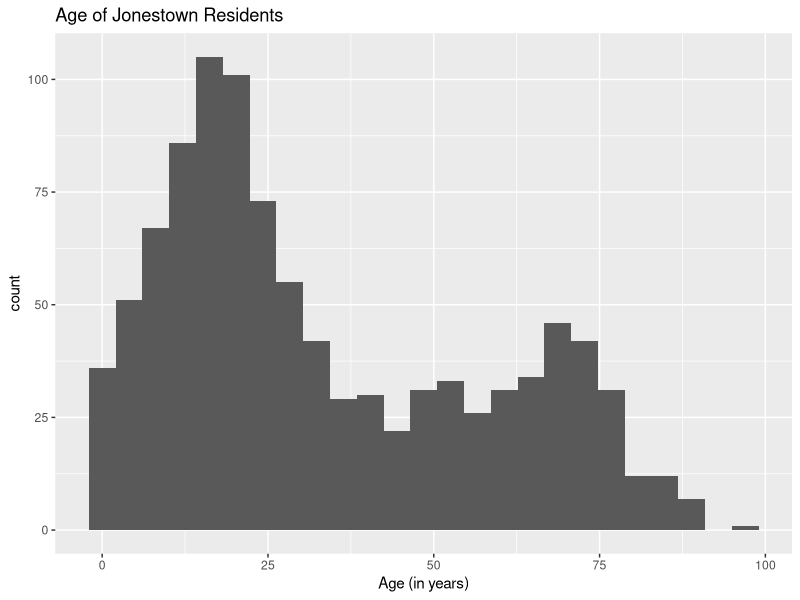
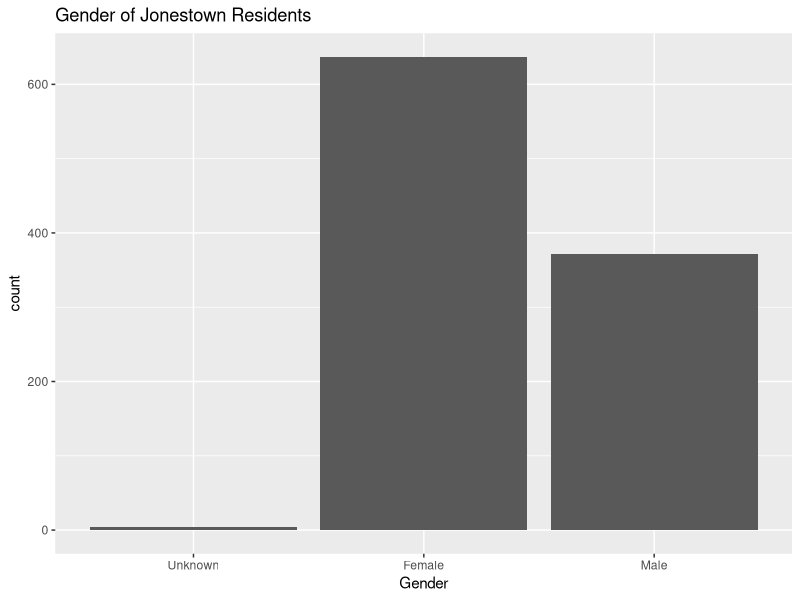
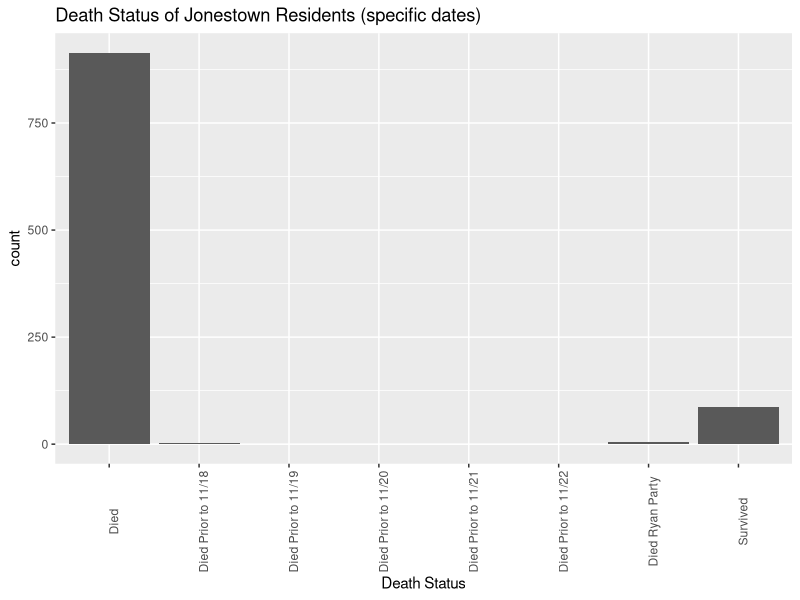
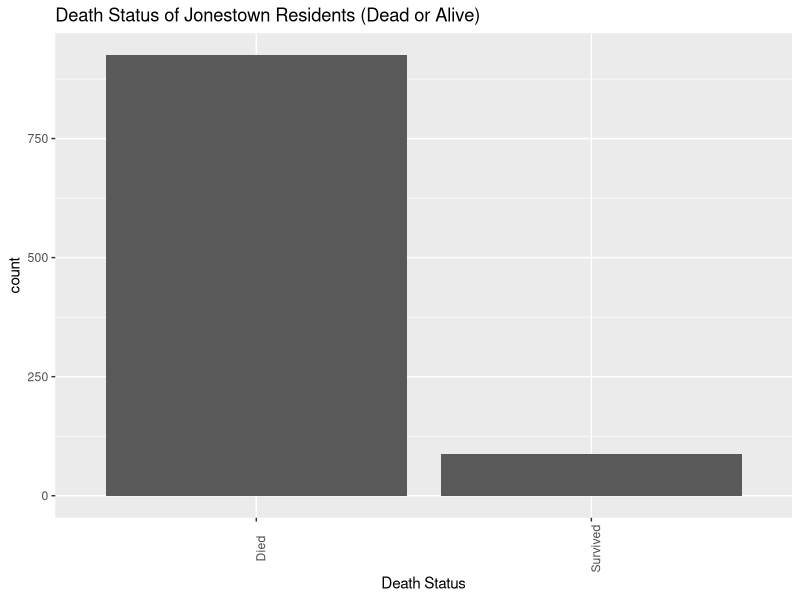
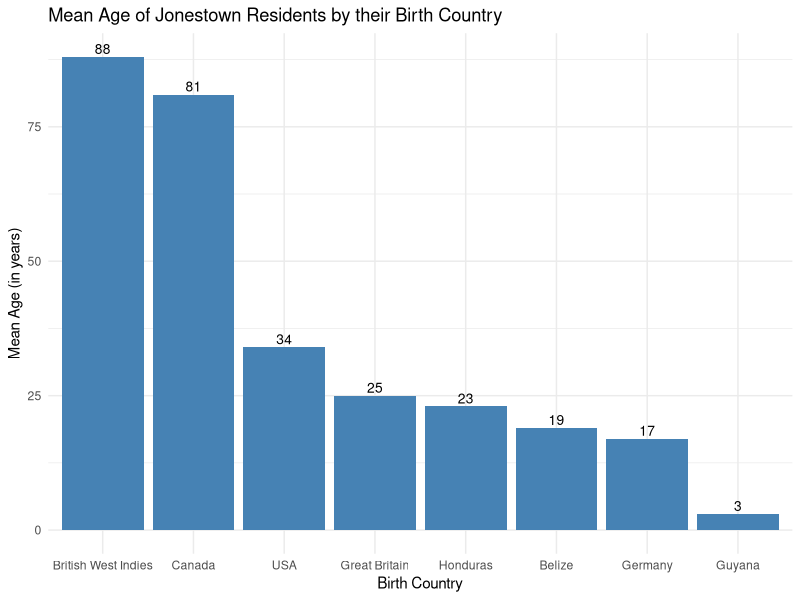
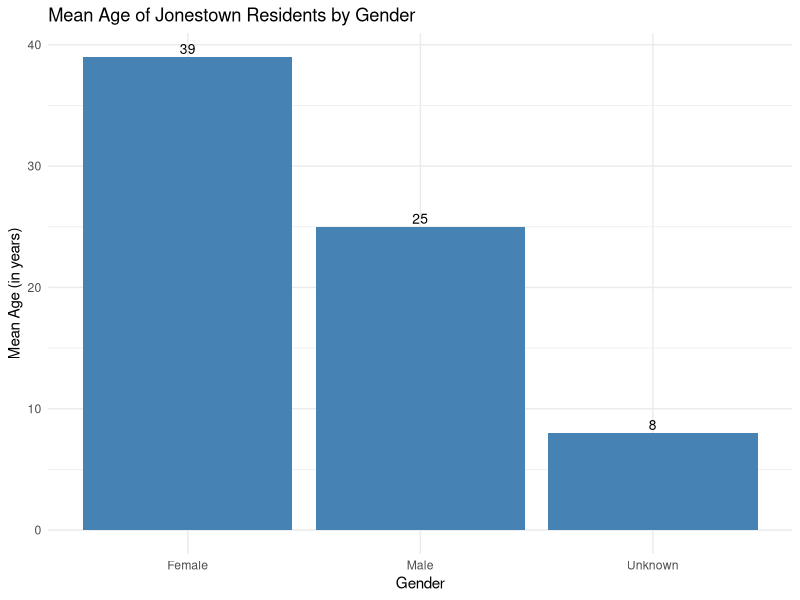
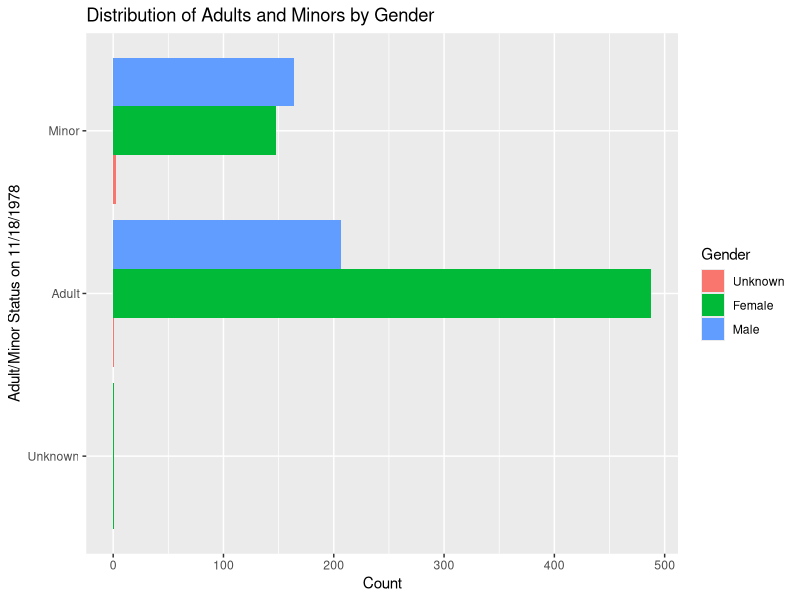
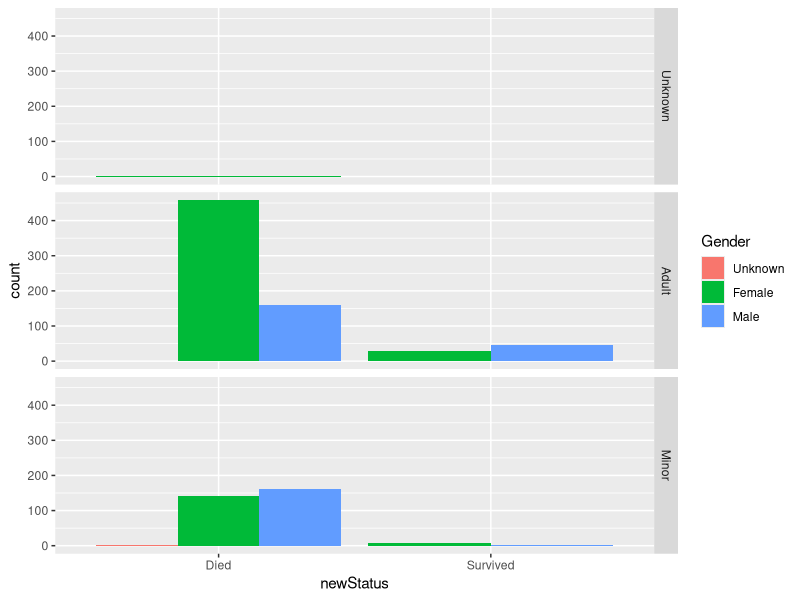

R code for these plots, in order: (Note: this script raises an error after producing the figures.)
## ---- chunk 1
library(tidyverse)
## ---- chunk 2
jonestown <- read.csv(file = "data/Jonestown.csv")
## ---- chunk 3
# histogram of age variable
ageHist <- ggplot(data = jonestown, aes(x = Age)) +
  geom_histogram(bins = 25) +
  ggtitle("Age of Jonestown Residents") +
  xlab("Age (in years)")
ageHist
## ---- chunk 4
# relabeling gender variable
jonestown$Gender <- fct_collapse(jonestown$Gender,
                                 "Unknown" = c("","u"),
                                 "Female" = "f",
                                 "Male" = "m")

# bar plot of gender
ggplot(data = jonestown, aes(x = Gender)) +
  geom_bar() +
  ggtitle("Gender of Jonestown Residents") +
  xlab("Gender")
## ---- chunk 5
# bar plot: death status counts (specific dates of death)
ggplot(data = jonestown, aes(x = Status)) +
  geom_bar() +
  ggtitle("Death Status of Jonestown Residents (specific dates)") +
  xlab("Death Status") +
  theme(axis.text.x = element_text(angle = 90))


# Collapsing all residents listed as dead in dataset as "Died"
newStatus <- fct_collapse(jonestown$Status,
                          Died = c("Died","Died Prior to 11/18","Died Prior to 11/19","Died Prior to 11/20","Died Prior to 11/21","Died Prior to 11/22","Died Ryan Party"),
                          Survived = "Survived")

# bar plot: death status counts (dead or alive)
ggplot(data = jonestown, aes(x = newStatus)) +
  geom_bar() +
  ggtitle("Death Status of Jonestown Residents (Dead or Alive)") +
  xlab("Death Status") +
  theme(axis.text.x = element_text(angle = 90))
## ---- chunk 6
# calculating number of residents per birth country
table(jonestown$BirthCountry)
mean(jonestown$Age, na.rm = TRUE) # mean age of Jonestown residents on 11/18/1978

# bar plot: mean age of jonestown resident by birth country
ageByPOB <- jonestown %>%
  group_by(BirthCountry) %>%
  summarise(mean_age = round(mean(Age, na.rm = TRUE), digits = 0)) %>%
  ggplot(aes(x= reorder(BirthCountry, -mean_age), y=mean_age)) +
    geom_bar(stat = "identity", fill = "steelblue")+
    geom_text(aes(label=mean_age), vjust=-0.3, size=3.5)+
    theme_minimal() +
    ggtitle("Mean Age of Jonestown Residents by their Birth Country") +
    ylab("Mean Age (in years)") +
    xlab("Birth Country")
ageByPOB
## ---- chunk 7
t <- table(jonestown$BirthCountry, jonestown$Gender)

# Percentages of Males, Females, and Unknown Gender Residents by Country
prop.table(t,1)
## ---- chunk 8
t2 <- table(jonestown$BirthCountry, newStatus)

# Death Status Percentages by Country
prop.table(t2,1)
## ---- chunk 9
# bar plot: mean age of jonestown residents by gender
jonestown %>%
  group_by(Gender) %>%
  summarise(mean_age = round(mean(Age, na.rm = TRUE), digits = 0)) %>%
  ggplot(aes(x=reorder(Gender, -mean_age), y=mean_age)) +
    geom_bar(stat = "identity", fill = "steelblue")+
    geom_text(aes(label=mean_age), vjust=-0.3, size=3.5)+
    theme_minimal() +
    ggtitle("Mean Age of Jonestown Residents by Gender") +
    ylab("Mean Age (in years)") +
    xlab("Gender")
## ---- chunk 10
# label blank values as "unknown"
jonestown$AdultMinor <- fct_collapse(jonestown$AdultMinor,
                                     "Unknown" = "")

# bar plot showing number of adults and minors by gender
ggplot(jonestown, aes(x = AdultMinor, fill = Gender)) +
    geom_bar(position = position_dodge()) +
    coord_flip() +
    ggtitle("Distribution of Adults and Minors by Gender") +
    ylab("Count") +
    xlab("Adult/Minor Status on 11/18/1978") +
    labs(fill = "Gender")
## ---- chunk 11
# bar plot: count of each gender by death status, separated by adult/minor status
ggplot(data=jonestown, aes(x = newStatus, fill = Gender)) +
  geom_bar(stat = "count", position = position_dodge()) +
  facet_grid(AdultMinor ~ .)
## ---- chunk 12
# num days spent in Guyana total
jonestown$daysSpent <- as.numeric(as.Date("1978-11-18") - jonestown$GuyanaEntry)

# box plots of length of time spent in Guyana by death status
ggplot(data = jonestown, aes(x = newStatus, y = daysSpent)) +
  geom_boxplot() +
  ggtitle("Length of Time Spent in Guyana vs Death Status") +
  xlab("Death Status") +
  ylab("Length of time in Guyana (in days)")
## ---- chunk 13
f <- table(jonestown$Location, newStatus)

# Location on 11/18/1978 vs death status
prop.table(f,1)
# Most residents not in Jonestown, Guyana on 11/18/1978 survived
## ---- chunk 14
# collapsing JTResidence into general types
# e.g. Cottage 1 and Cottage 2 are now "Cottage"
jonestown$JTResidence <- fct_collapse(jonestown$JTResidence,
                                    "Not Known" = c("","Not Known"))
jonestown$genRes <- trimws(gsub('[[:digit:]]+', '', jonestown$JTResidence))
jonestown$genRes <- fct_collapse(jonestown$genRes,
                                 "Cottage" = c("Cottage", "Cottage C"))

# percentage bar plot of jonestown residence type vs death status
ggplot(data = jonestown, aes(x = genRes, fill = newStatus)) +
  geom_bar(position = "fill") +
  ggtitle("Jonestown Residence vs Death Status") +
  xlab("Jonestown Residence Type") +
  theme(axis.text.x = element_text(angle = 90)) +
  ylab("Percentage of Residents Died/Survived") +
  labs(fill = "Death Status")
## ---- chunk 15
# bar plots of jonestown residence vs death status, separated by gender
ggplot(data=jonestown, aes(x = genRes, fill = newStatus)) +
  geom_bar(stat = "count", position = position_dodge()) +
  facet_grid(Gender ~ .) +
  theme(axis.text.x = element_text(angle = 90)) +
  ggtitle("Jonestown Residence vs Death Status by Gender") +
  xlab("Jonestown Residence Type") +
  ylab("Count of Residents Died/Survived") +
  labs(fill = "Death Status")
## ---- chunk 16
# histogram of age
ageHist
## ---- chunk 17
# not very useful, most from USA
ggplot(data = jonestown, aes(x = BirthCountry)) +
  geom_bar(stat = "count")

prop.table(table(jonestown$BirthCountry))
# USA overwhelming majority, next largest proportion is Guyana at 2%
## ---- chunk 18
ggplot(data = jonestown, aes(x = BirthState)) +
  geom_bar(stat = "count") +
  ggtitle("Number of Residents per Birth State") +
  xlab("Birth State")

prop.table(table(jonestown$BirthState))
table(jonestown$BirthState)
# highest proportions from CA, TX; lowest from AZ, DE, MA, NB, OR, RI, WI, WY
## ---- chunk 19
# bar plot of mean age of residents by their Jonestown Residence type
jonestown %>%
  group_by(genRes) %>%
  summarise(mean_age = round(mean(Age, na.rm = TRUE), digits = 0)) %>%
  ggplot(aes(x=reorder(genRes, -mean_age), y=mean_age)) +
    geom_bar(stat = "identity", fill = "steelblue")+
    geom_text(aes(label=mean_age), vjust=-0.3, size=3.5)+
    theme_minimal() +
    ggtitle("Mean Age of Residents per Residence Type") +
    ylab("Mean Age (in years)") +
    xlab("Jonestown Residence Type")
## ---- chunk 20
ageByPOB # bar plot made earlier in analysis
## ---- chunk 21
# bar plot of mean age of US residents by birth state
ageByState <- jonestown %>%
  group_by(BirthState) %>%
  summarise(mean_age = round(mean(Age, na.rm = TRUE), digits = 0)) %>%
  ggplot(aes(x=reorder(BirthState, -mean_age), y=mean_age)) +
    geom_bar(stat = "identity", fill = "steelblue")+
    geom_text(aes(label=mean_age), vjust=-0.3, size=3.5)+
    theme_minimal() +
    ggtitle("Mean Age of Jonestown Residents by their Birth State") +
    ylab("Mean Age (in years)") +
    xlab("Birth State") +
    theme(axis.text.x = element_text(angle = 90))
ageByState
